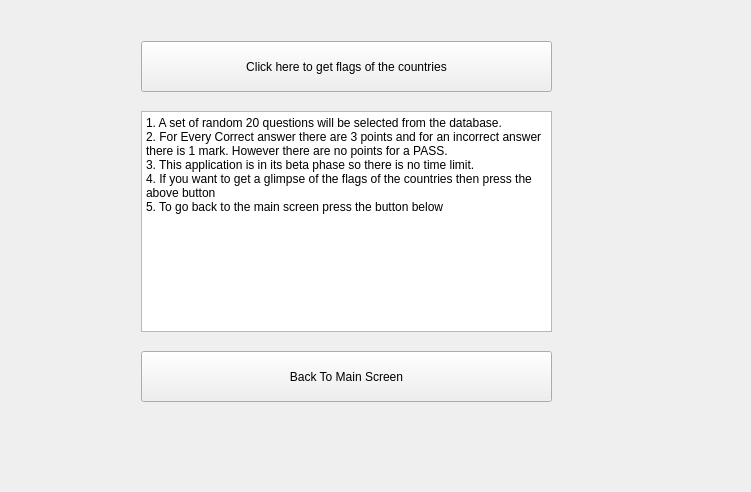
<?xml version="1.0" encoding="UTF-8"?>
<ui version="4.0">
 <class>HelpScreen</class>
 <widget class="QWidget" name="HelpScreen">
  <property name="geometry">
   <rect>
    <x>0</x>
    <y>0</y>
    <width>751</width>
    <height>492</height>
   </rect>
  </property>
  <property name="windowTitle">
   <string>Nations</string>
  </property>
  <layout class="QVBoxLayout" name="verticalLayout">
   <item>
    <widget class="QWidget" name="Widget" native="true">
     <widget class="QPushButton" name="HelpButton">
      <property name="geometry">
       <rect>
        <x>130</x>
        <y>30</y>
        <width>411</width>
        <height>51</height>
       </rect>
      </property>
      <property name="text">
       <string>Click here to get flags of the countries</string>
      </property>
     </widget>
     <widget class="QPushButton" name="Back">
      <property name="geometry">
       <rect>
        <x>130</x>
        <y>340</y>
        <width>411</width>
        <height>51</height>
       </rect>
      </property>
      <property name="text">
       <string>Back To Main Screen</string>
      </property>
     </widget>
     <widget class="QPlainTextEdit" name="plainTextEdit">
      <property name="geometry">
       <rect>
        <x>130</x>
        <y>100</y>
        <width>411</width>
        <height>221</height>
       </rect>
      </property>
      <property name="plainText">
       <string>1. A set of random 20 questions will be selected from the database.
2. For Every Correct answer there are 3 points and for an incorrect answer there is 1 mark. However there are no points for a PASS.
3. This application is in its beta phase so there is no time limit.
4. If you want to get a glimpse of the flags of the countries then press the above button
5. To go back to the main screen press the button below</string>
      </property>
     </widget>
    </widget>
   </item>
  </layout>
 </widget>
 <resources/>
 <connections>
  <connection>
   <sender>Back</sender>
   <signal>clicked()</signal>
   <receiver>HelpScreen</receiver>
   <slot>close()</slot>
   <hints>
    <hint type="sourcelabel">
     <x>369</x>
     <y>470</y>
    </hint>
    <hint type="destinationlabel">
     <x>375</x>
     <y>245</y>
    </hint>
   </hints>
  </connection>
 </connections>
</ui>
